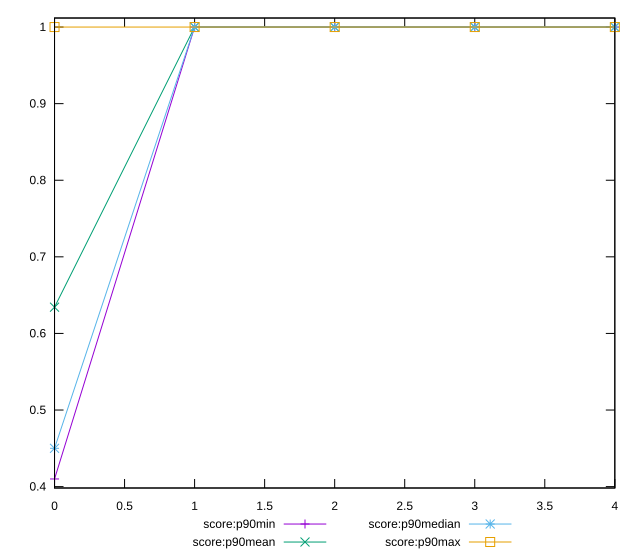

gnuplot code for this plot:
reset

$scoreP90Min <<EOF
0 0.41
1 1
2 1
3 1
4 1
EOF

$scoreP90Mean <<EOF
0 0.6342857142857156
1 1
2 1
3 1
4 1
EOF

$scoreP90Median <<EOF
0 0.45
1 1
2 1
3 1
4 1
EOF

$scoreP90Max <<EOF
0 1
1 1
2 1
3 1
4 1
EOF

set key outside below
set xrange [0:4]
set yrange [0.3982:1.0118]
set trange [0.3982:1.0118]
set terminal svg size 640, 560 enhanced background rgb 'white'
set output "report_00009_2021-02-08T22-37-41.559Z/offscreen-images/progression/score.svg"

plot $scoreP90Min title "score:p90min" with linespoints, \
     $scoreP90Mean title "score:p90mean" with linespoints, \
     $scoreP90Median title "score:p90median" with linespoints, \
     $scoreP90Max title "score:p90max" with linespoints

reset
